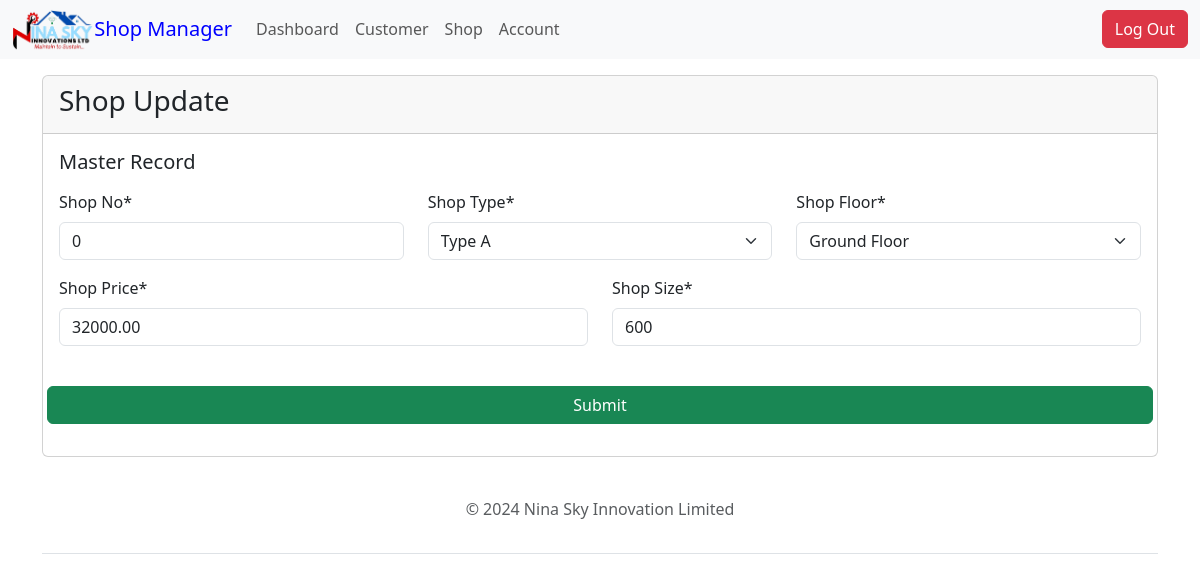
The app's page /shops/0/ (signed in), older data.
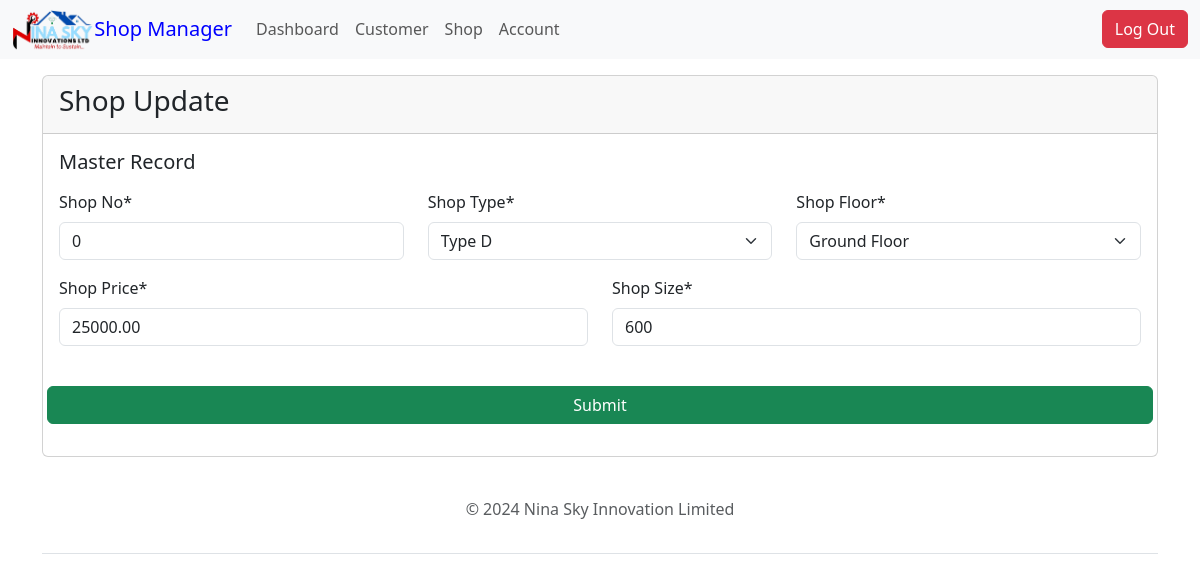
The same page, newer data.
### shop/models.py (models this page shows, shortened)
class Shop(models.Model):
    Type = [
        ('A', 'Type A'),
        ('B', 'Type B'),
        ('C', 'Type C'),
        ('D', 'Type D'),
        ('E', 'Type E'),
        ('F', 'Type F'),
    ]
    Floor = [
        ('G', 'Ground Floor'),
        ('1', 'First Floor'),
        ('2', 'Second Floor'),
    ]
    STATUS = [
        ('vacant', 'Vacant'),
        ('allocated', 'Allocated'),
    ]
    name = models.CharField(max_length=255)
    type = models.CharField(max_length=10, choices=Type)
    price = models.DecimalField(max_digits=10, decimal_places=2)
    no = models.CharField(max_length=5, unique=True)
    address = models.CharField(max_length=300)
    floor = models.CharField(max_length=20, choices=Floor)
    size = models.IntegerField()
    status = models.CharField(max_length=10, choices=STATUS, default='vacant')
    is_paid = models.BooleanField(default=False)

### shop/views.py (the view)
# urls.py: path('shops/<int:shop_no>/', views.edit_shop_form, name="shop-edit"),
@login_required
def edit_shop_form(request, shop_no):
    shop = get_object_or_404(Shop, no=shop_no)
    if request.method == 'POST':
        form = EditMyShopForm(request.POST, instance=shop)
        if form.is_valid():
            form.save()
            messages.success(request, "Shop details updated successfully")
            return redirect('all-shops')  # Redirect to the shop list or detail view
    else:
        form = EditMyShopForm(instance=shop)
    return render(request, 'shop/edit_shop_form.html', {'form': form})

### shop/forms.py
class EditMyShopForm(forms.ModelForm):
    class Meta:
        model = Shop
        fields = ('no', 'type', 'floor', 'price', 'size')
        labels = {
            'no': 'Shop No',
            'type': 'Shop Type',
            'floor': 'Shop Floor',
            'price': 'Shop Price',
            'size' : 'Shop Size',
        }

### templates/shop/edit_shop_form.html (shortened to what this page needs)
{% extends 'base.html' %} {% block title %} Shop Form {% endblock %}
{% load static %}
{% load crispy_forms_tags %}
{% block content %}
<div class="container mt-3">
<div class="row">
    <div class="col-md-12">
        <div class="card mx-auto">
            <div class="card-header"><h3>Shop Update</h3></div>
            <div class="card-body">
                <h5 class="card-title">Master Record</h5>
                <p class="card-text">
                    <form action="" method="POST" autocomplete="off">
                            <div class="row">
                                <div class="col">
                                     {{form.no|as_crispy_field}}
                                </div>
                                <div class="col">
                                    {{form.type|as_crispy_field}}
                               </div>
                                <div class="col">
                                     {{form.floor|as_crispy_field}}
                                </div>
                            </div>
                            <div class="row">
                                <div class="col">
                            {{form.price|as_crispy_field}}
                                </div>
                                <div class="col">
                            {{form.size|as_crispy_field}}
                                </div>
                            </div>
                        <div class="row">
                            <button  type="submit" class="btn btn-success">Submit</button>
                        </div>
                    </form>
                </p>
            </div>
        </div>
    </div>
</div>
</div>
{% endblock %}

Row changes from the older to the newer data that the page shows:
changed Shop "Ground Floor": type "Type A" → "Type D"; price "32000.00" → "25000.00"
